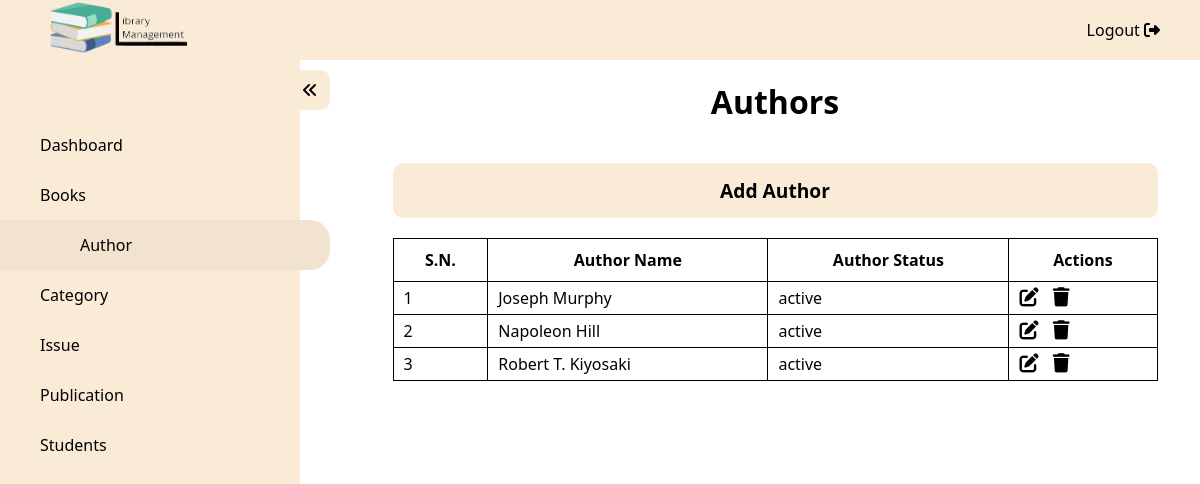
Before: /admin/author.php (signed in) with the older database file.
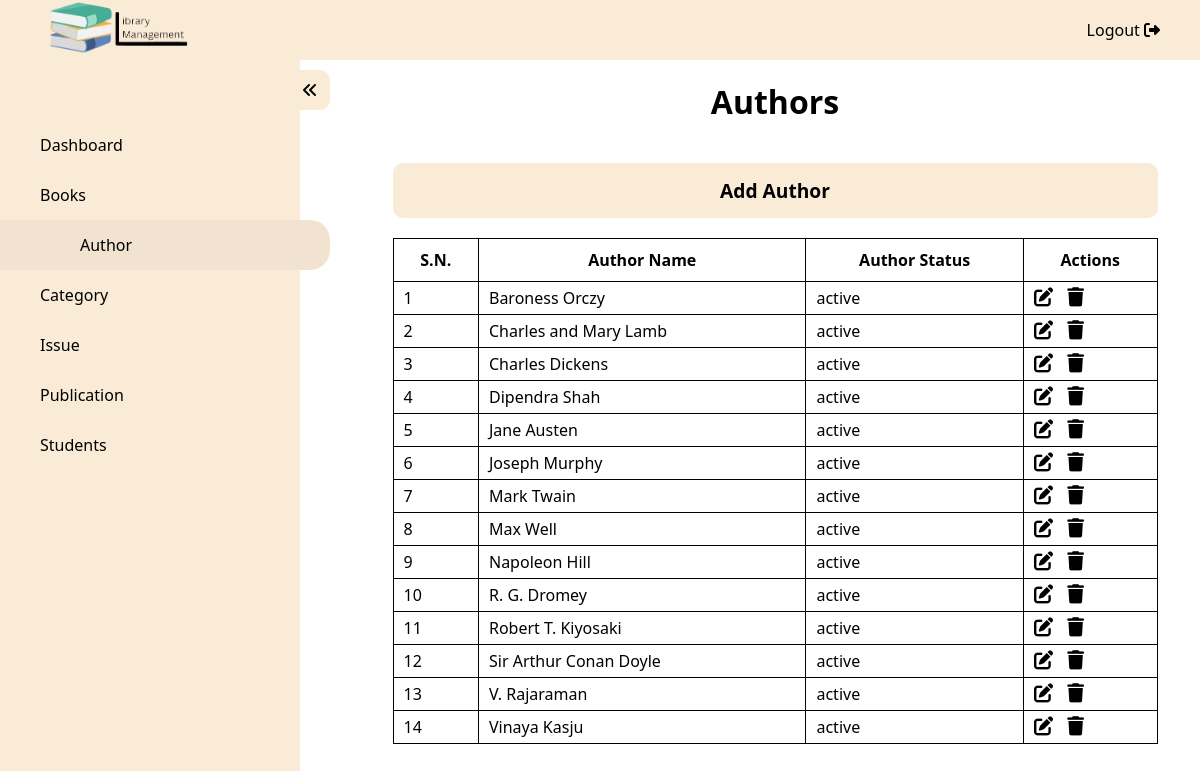
After: the same page with the newer database file.
### tables this page shows
CREATE TABLE `Author_Details` (
  `AUT_ID` int NOT NULL,
  `AUT_Name` varchar(100) NOT NULL,
  `AUT_Status` varchar(50) NOT NULL
);

### admin/author.php (the view, shortened to what this page needs)
<?php
require("../config/db_connect.php");
?>
<!DOCTYPE html>
<html lang="en">
<head>
    <link rel="stylesheet" href="https://cdnjs.cloudflare.com/ajax/libs/font-awesome/6.2.1/css/all.min.css" />
    <link rel="stylesheet" href="../assets/css/index.css" />
    <link rel="stylesheet" href="../assets/css/details.css">
</head>
<body>
    <nav id="topbar">
        <div class="logo"><a href="../index.php"><img src="../assets/image/logo.png" /></a></div>
        <ul>
            <li><a href="../functions/logout.php">Logout <i class="fa-solid fa-right-from-bracket"></i></a> </li>
        </ul>
    </nav>
    <div class="wrapper">
        <nav id="sidebar" class="activeSidebar">
            <div class="iconParent">
                <i class="fa-solid fa-angles-left icon"></i>
            </div>
            <ul>
                <a href="./dashboard.php">
                    <li>Dashboard</li>
                </a>
                <a href="./books.php">
                    <li>Books</li>
                </a>
                <a href="./author.php">
                    <li class="active">Author</li>
                </a>
                <a href="./category.php">
                    <li>Category</li>
                </a>
                <a href="./issue.php">
                    <li>Issue</li>
                </a>
                <a href="./publication.php">
                    <li>Publication</li>
                </a>
                <a href="./student_details.php">
                    <li>Students</li>
                </a>
            </ul>
        </nav>
        <div class="content">
            <h1>Authors</h1>
            <a href="./addAuthor.php">
                <button>Add Author</button>
            </a>
            <table>
                <thead>
                    <tr>
                        <th>S.N.</th>
                        <th>Author Name</th>
                        <th>Author Status</th>
                        <th>Actions</th>
                    </tr>
                </thead>
                <tbody>
                    <?php
                    $res = mysqli_query($conn, "SELECT * FROM Author_Details ORDER BY AUT_Name ASC");
                    if (mysqli_num_rows($res) == 0) {
                        echo "<p>No records Found.</p>";
                    } else {
                        $i = 1;
                        while ($row = mysqli_fetch_array($res)) {
                            $id = $row['AUT_ID'];
                            $name = $row['AUT_Name'];
                            $status = $row['AUT_Status'];
                    ?>
                            <tr>
                                <td><?php echo $i; ?></td>
                                <td><?php echo $name; ?></td>
                                <td><?php echo $status ?></td>
                                <td>
                                    <?php echo "<a href='./editAuthor.php?id=" . $id . "'>" ?><i class="fa-solid fa-pen-to-square"></i></a>
                                    <?php echo "<a href='../functions/deleteAuthor.php?id=" . $id . "'>" ?><i class="fa-solid fa-trash"></i></a>
                                </td>
                            </tr>
                    <?php
                            $i++;
                        }
                    }
                    ?>
                </tbody>
            </table>
        </div>
    </div>
</body>
</html>

Changed rows visible on the page:
added author_details: AUT_Name "Baroness Orczy", AUT_Status "active"
added author_details: AUT_Name "Charles and Mary Lamb", AUT_Status "active"
added author_details: AUT_Name "Charles Dickens", AUT_Status "active"
added author_details: AUT_Name "Dipendra Shah", AUT_Status "active"
added author_details: AUT_Name "Jane Austen", AUT_Status "active"
added author_details: AUT_Name "Mark Twain", AUT_Status "active"
added author_details: AUT_Name "Max Well", AUT_Status "active"
added author_details: AUT_Name "R. G. Dromey", AUT_Status "active"
added author_details: AUT_Name "Sir Arthur Conan Doyle", AUT_Status "active"
added author_details: AUT_Name "V. Rajaraman", AUT_Status "active"
added author_details: AUT_Name "Vinaya Kasju", AUT_Status "active"
